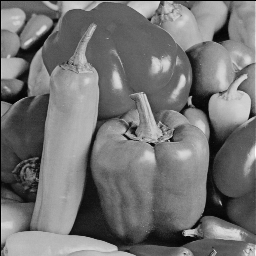
#> input picture EdgeDetectionAndSmoother/peppers.bmp, 256 x 256 px
$ python problem2ab.py
#> lines starting #> are read from the running program, lines starting #| are printed output that depends on the picture; after the words box and inside, x2 and y2 are one past the last pixel; in counts of white or black regions, pixels touching at a corner belong together
#> further down, tt is the input picture: shape (256, 256, 3); min 0, max 254, mean 115.6
import numpy as np
import cv2
from PIL import Image
from matplotlib import pyplot as plt
import math

def sob(imm):
    row=imm.shape[0]
#> row = 256
    col=imm.shape[1]
#> col = 256


    newim=np.zeros((row,col))

    windowsizee=3

    threshold=60

    for i in range(0,row):
        for j in range(0,col):
            centerrow=i
            centercol=j
            span=int((windowsizee-1)/2)

            up=centerrow-span
            down=centerrow+span
            left=centercol-span
            right=centercol+span

            localleft=0
            localright=2

            localup=0
            localdown=2

            if up<0:
                up=0
                localup=1
            if down>(row-1):
                down=row-1
                localdown=1
            if left<0:
                left=0
                localleft=1
            if right>(col-1):
                right=col-1
                localright=1

            test=imm[up:(down+1),left:(right+1)]

            SobelX = np.array([[-1, 0, 1], [-2, 0, 2], [-1, 0, 1]])
            SobelY = np.array([[-1, -2, -1], [0, 0, 0], [1, 2, 1]])

            kernelx=SobelX[localup:(localdown+1),localleft:(localright+1)]
            kernely=SobelY[localup:(localdown+1),localleft:(localright+1)]

            resx=np.sum(np.multiply(test,kernelx))
            resy=np.sum(np.multiply(test,kernely))

            check=math.sqrt((resx**2+resy**2))

            if check>threshold:
                newim[i][j]=255
            else:
                newim[i][j]=0
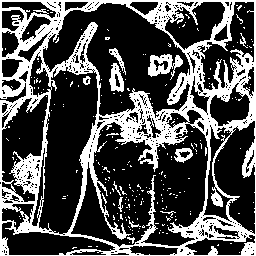
#> newim: shape (256, 256) float64; 31% white; 232 white regions (219 under 20 px), largest, box (x1, y1, x2, y2) and area: (0, 0, 256, 256) 18509, (148, 54, 183, 80) 453, (109, 63, 124, 92) 257

    return newim


def marr(imm2):
    row2=imm2.shape[0]
#> row2 = 256
    col2=imm2.shape[1]
#> col2 = 256


    newim2=np.zeros((row2,col2))

    windowsizee2=5

    threshold2=100

    for i in range(0,row2):
        for j in range(0,col2):
            centerrow2=i
            centercol2=j
            span2=int((windowsizee2-1)/2)

            localleft2=0
            localright2=4

            localup2=0
            localdown2=4

            up2=centerrow2-span2
            down2=centerrow2+span2
            left2=centercol2-span2
            right2=centercol2+span2

            if up2<0:
                if up2==-2:
                    localup2=2
                else:
                    localup2=1
                up2=0
            if down2>(row2-1):
                if (down2-(row2-1))==2:
                    localdown2=2
                else:
                    localdown2=3
                down2=row2-1
            if left2<0:
                if left2==-2:
                    localleft2=2
                else:
                    localleft2=1
                left2=0
            if right2>(col2-1):
                if (right2-(col2-1))==2:
                    localright2=2
                else:
                    localright2=3
                right2=col2-1

            filt=np.array([[0,0,-1,0,0],[0,-1,-2,-1,0],[-1,-2,16,-2,-1],[0,-1,-2,-1,0],[0,0,-1,0,0]])


            test2=imm2[up2:(down2+1),left2:(right2+1)]

            kernel=filt[localup2:(localdown2+1),localleft2:(localright2+1)]
            check2=np.sum(np.multiply(test2,kernel))

            if check2>threshold2:
                newim2[i][j]=255
            else:
                newim2[i][j]=0
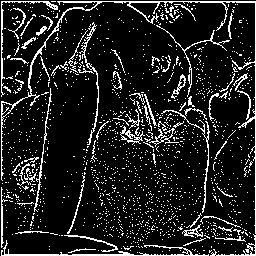
#> newim2: shape (256, 256) float64; 13.1% white in thin lines or dots


    return newim2


tt = cv2.imread("peppers.bmp")
img = cv2.cvtColor(tt, cv2.COLOR_BGR2GRAY)

f1=sob(img)

cv2.imshow('Sobel operator',f1)

cv2.waitKey(0)
cv2.destroyAllWindows()

#########################################

f2=marr(img)
cv2.imshow('Marr-Hildreth operator',f2)

cv2.waitKey(0)
cv2.destroyAllWindows()
